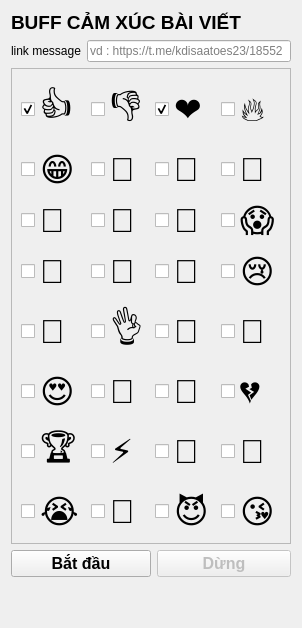
               <widget class="QWidget" name="page_10">
                <layout class="QGridLayout" name="gridLayout_17">
                 <item row="4" column="1">
                  <spacer name="verticalSpacer_12">
                   <property name="orientation">
                    <enum>Qt::Vertical</enum>
                   </property>
                   <property name="sizeHint" stdset="0">
                    <size>
                     <width>20</width>
                     <height>40</height>
                    </size>
                   </property>
                  </spacer>
                 </item>
                 <item row="1" column="1" colspan="3">
                  <widget class="QLineEdit" name="le_link_spam_emoj">
                   <property name="placeholderText">
                    <string notr="true">vd : https://t.me/kdisaatoes23/18552</string>
                   </property>
                  </widget>
                 </item>
                 <item row="3" column="2" colspan="2">
                  <widget class="QPushButton" name="pushButton_5">
                   <property name="enabled">
                    <bool>false</bool>
                   </property>
                   <property name="font">
                    <font>
                     <family>Segoe UI Historic</family>
                     <pointsize>12</pointsize>
                     <weight>75</weight>
                     <bold>true</bold>
                    </font>
                   </property>
                   <property name="text">
                    <string>Dừng</string>
                   </property>
                  </widget>
                 </item>
                 <item row="1" column="0">
                  <widget class="QLabel" name="label_45">
                   <property name="text">
                    <string>link message</string>
                   </property>
                  </widget>
                 </item>
                 <item row="3" column="0" colspan="2">
                  <widget class="QPushButton" name="btn_start_emoj">
                   <property name="font">
                    <font>
                     <family>Segoe UI Symbol</family>
                     <pointsize>12</pointsize>
                     <weight>75</weight>
                     <bold>true</bold>
                    </font>
                   </property>
                   <property name="text">
                    <string>Bắt đầu</string>
                   </property>
                  </widget>
                 </item>
                 <item row="2" column="0" colspan="4">
                  <widget class="QFrame" name="frame_emoj">
                   <property name="font">
                    <font>
                     <family>Segoe UI</family>
                     <pointsize>25</pointsize>
                     <weight>50</weight>
                     <italic>false</italic>
                     <bold>false</bold>
                    </font>
                   </property>
                   <property name="styleSheet">
                    <string notr="true">
font: 25pt &quot;Segoe UI&quot;;</string>
                   </property>
                   <property name="frameShape">
                    <enum>QFrame::StyledPanel</enum>
                   </property>
                   <property name="frameShadow">
                    <enum>QFrame::Raised</enum>
                   </property>
                   <layout class="QGridLayout" name="gridLayout_18">
                    <item row="1" column="3">
                     <widget class="QCheckBox" name="checkBox_14">
                      <property name="text">
                       <string>🤩</string>
                      </property>
                     </widget>
                    </item>
                    <item row="2" column="0">
                     <widget class="QCheckBox" name="checkBox_13">
                      <property name="text">
                       <string>🎉</string>
                      </property>
                     </widget>
                    </item>
                    <item row="5" column="0">
                     <widget class="QCheckBox" name="checkBox_22">
                      <property name="text">
                       <string>😍</string>
                      </property>
                     </widget>
                    </item>
                    <item row="6" column="0">
                     <widget class="QCheckBox" name="checkBox_26">
                      <property name="text">
                       <string>🏆</string>
                      </property>
                     </widget>
                    </item>
                    <item row="4" column="0">
                     <widget class="QCheckBox" name="checkBox_18">
                      <property name="text">
                       <string>🙏</string>
                      </property>
                     </widget>
                    </item>
                    <item row="1" column="0">
                     <widget class="QCheckBox" name="checkBox_7">
                      <property name="text">
                       <string>😁</string>
                      </property>
                      <property name="checked">
                       <bool>false</bool>
                      </property>
                     </widget>
                    </item>
                    <item row="1" column="2">
                     <widget class="QCheckBox" name="checkBox_6">
                      <property name="text">
                       <string>👏</string>
                      </property>
                     </widget>
                    </item>
                    <item row="0" column="0">
                     <widget class="QCheckBox" name="checkBox">
                      <property name="font">
                       <font>
                        <family>Segoe UI</family>
                        <pointsize>25</pointsize>
                        <weight>50</weight>
                        <italic>false</italic>
                        <bold>false</bold>
                        <stylestrategy>PreferDefault</stylestrategy>
                       </font>
                      </property>
                      <property name="cursor">
                       <cursorShape>ArrowCursor</cursorShape>
                      </property>
                      <property name="text">
                       <string>👍</string>
                      </property>
                      <property name="shortcut">
                       <string notr="true"/>
                      </property>
                      <property name="checked">
                       <bool>true</bool>
                      </property>
                     </widget>
                    </item>
                    <item row="6" column="2">
                     <widget class="QCheckBox" name="checkBox_28">
                      <property name="text">
                       <string>🖕</string>
                      </property>
                     </widget>
                    </item>
                    <item row="4" column="3">
                     <widget class="QCheckBox" name="checkBox_21">
                      <property name="font">
                       <font>
                        <family>Segoe UI</family>
                        <pointsize>25</pointsize>
                        <weight>50</weight>
                        <italic>false</italic>
                        <bold>false</bold>
                       </font>
                      </property>
                      <property name="text">
                       <string>🥱</string>
                      </property>
                     </widget>
                    </item>
                    <item row="6" column="1">
                     <widget class="QCheckBox" name="checkBox_27">
                      <property name="text">
                       <string>⚡️</string>
                      </property>
                     </widget>
                    </item>
                    <item row="3" column="3">
                     <widget class="QCheckBox" name="checkBox_12">
                      <property name="text">
                       <string>😢</string>
                      </property>
                     </widget>
                    </item>
                    <item row="0" column="3">
                     <widget class="QCheckBox" name="checkBox_2">
                      <property name="text">
                       <string>🔥</string>
                      </property>
                     </widget>
                    </item>
                    <item row="0" column="2">
                     <widget class="QCheckBox" name="checkBox_4">
                      <property name="text">
                       <string>❤</string>
                      </property>
                      <property name="shortcut">
                       <string notr="true"/>
                      </property>
                      <property name="checked">
                       <bool>true</bool>
                      </property>
                     </widget>
                    </item>
                    <item row="6" column="3">
                     <widget class="QCheckBox" name="checkBox_29">
                      <property name="text">
                       <string>👻</string>
                      </property>
                     </widget>
                    </item>
                    <item row="1" column="1">
                     <widget class="QCheckBox" name="checkBox_5">
                      <property name="text">
                       <string>🥰</string>
                      </property>
                     </widget>
                    </item>
                    <item row="4" column="2">
                     <widget class="QCheckBox" name="checkBox_20">
                      <property name="text">
                       <string>🤡</string>
                      </property>
                     </widget>
                    </item>
                    <item row="5" column="3">
                     <widget class="QCheckBox" name="checkBox_25">
                      <property name="text">
                       <string>💔</string>
                      </property>
                     </widget>
                    </item>
                    <item row="3" column="2">
                     <widget class="QCheckBox" name="checkBox_15">
                      <property name="text">
                       <string>🤮</string>
                      </property>
                     </widget>
                    </item>
                    <item row="2" column="2">
                     <widget class="QCheckBox" name="checkBox_9">
                      <property name="text">
                       <string>🤯</string>
                      </property>
                     </widget>
                    </item>
                    <item row="3" column="0">
                     <widget class="QCheckBox" name="checkBox_16">
                      <property name="text">
                       <string>💩</string>
                      </property>
                     </widget>
                    </item>
                    <item row="5" column="1">
                     <widget class="QCheckBox" name="checkBox_23">
                      <property name="text">
                       <string>🐳</string>
                      </property>
                     </widget>
                    </item>
                    <item row="0" column="1">
                     <widget class="QCheckBox" name="checkBox_3">
                      <property name="text">
                       <string>👎</string>
                      </property>
                     </widget>
                    </item>
                    <item row="3" column="1">
                     <widget class="QCheckBox" name="checkBox_11">
                      <property name="text">
                       <string>🤬</string>
                      </property>
                     </widget>
                    </item>
                    <item row="4" column="1">
                     <widget class="QCheckBox" name="checkBox_19">
                      <property name="text">
                       <string>👌</string>
                      </property>
                     </widget>
                    </item>
                    <item row="5" column="2">
                     <widget class="QCheckBox" name="checkBox_24">
                      <property name="text">
                       <string>💯</string>
                      </property>
                     </widget>
                    </item>
                    <item row="2" column="3">
                     <widget class="QCheckBox" name="checkBox_10">
                      <property name="text">
                       <string>😱</string>
                      </property>
                     </widget>
                    </item>
                    <item row="2" column="1">
                     <widget class="QCheckBox" name="checkBox_8">
                      <property name="text">
                       <string>🤔</string>
                      </property>
                     </widget>
                    </item>
                    <item row="7" column="0">
                     <widget class="QCheckBox" name="checkBox_30">
                      <property name="text">
                       <string>😭</string>
                      </property>
                     </widget>
                    </item>
                    <item row="7" column="1">
                     <widget class="QCheckBox" name="checkBox_31">
                      <property name="text">
                       <string>💋</string>
                      </property>
                     </widget>
                    </item>
                    <item row="7" column="2">
                     <widget class="QCheckBox" name="checkBox_32">
                      <property name="text">
                       <string>😈</string>
                      </property>
                     </widget>
                    </item>
                    <item row="7" column="3">
                     <widget class="QCheckBox" name="checkBox_33">
                      <property name="text">
                       <string>😘</string>
                      </property>
                     </widget>
                    </item>
                   </layout>
                  </widget>
                 </item>
                 <item row="0" column="0" colspan="4">
                  <widget class="QLabel" name="title_spam_emoj">
                   <property name="font">
                    <font>
                     <pointsize>14</pointsize>
                     <weight>75</weight>
                     <bold>true</bold>
                    </font>
                   </property>
                   <property name="text">
                    <string>BUFF CẢM XÚC BÀI VIẾT</string>
                   </property>
                  </widget>
                 </item>
                </layout>
               </widget>
